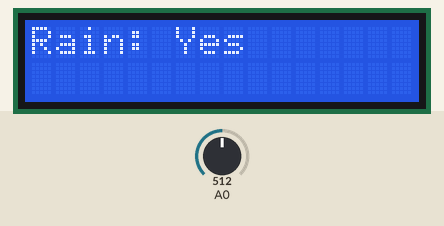
The sketch below on a simulated Arduino Uno, built with avr-gcc and run on an emulated ATmega328P. On the bench: 16×2 character LCD. The inputs (shaded band) are chosen by the test bench; at power-on: A0 = 512.

Above: at 1.2 s.
1.3 s: A0 set to 610
2.8 s: A0 set to 636
At 3.5 s:
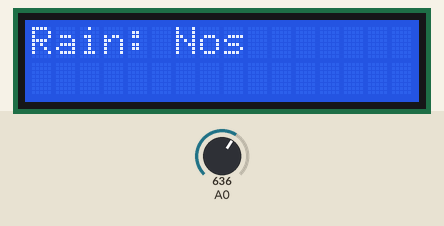
4.4 s: A0 set to 511
At 5.3 s:
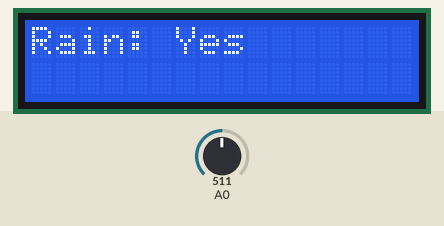
5.9 s: A0 set to 716
At 6.3 s:
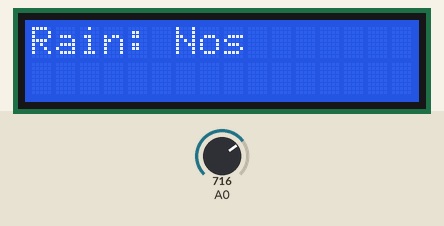
Timing chart, 0 to 8.4 s (numbered marks = the images above; inputs shaded):
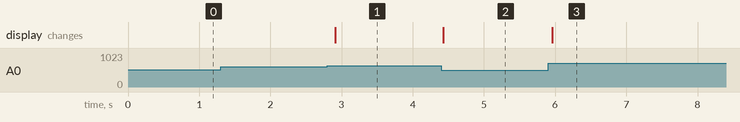

Measured:
- the behaviour switches between 623 and 624 on A0 (found by bisection; images 0 and 1)
- after the input at 1.3 s, every drawn part: stays the same
- after the input at 2.8 s, the display: changes after 0.11 s (image 1)
- after the input at 4.4 s, the display: changes at once (image 2)
- after the input at 5.9 s, the display: changes after 0.06 s (image 3)

The sketch:

Rain-LCD.ino
```cpp
#include <LiquidCrystal_I2C.h>

LiquidCrystal_I2C lcd(0x27,16,2);
// sensorRain -->  1024 maxim, 0 minim

void setup(){
  lcd.init();                      // initialize the lcd
  lcd.backlight();
}

void loop()
{
  int f = analogRead(A0);
  lcd.setCursor(0,0);
  //lcd.print("Drops: ");
  //lcd.print(1024 - f);
  //lcd.setCursor(0,1);
  lcd.print("Rain: ");
  if (f < 1024 - 400 ) {
    lcd.print("Yes");
  } else {
    lcd.print("No");
  }
  delay(100);
}
```
